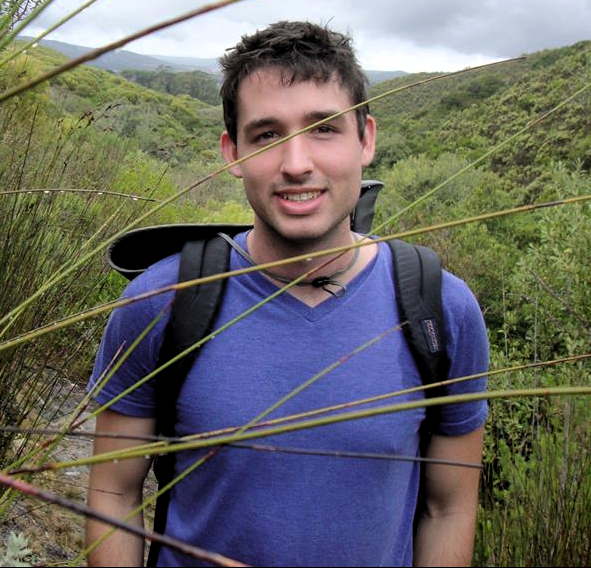
#> input picture oldoldold/me.png, 591 x 568 px
$ python scale.py   (Python 2 division)   (older library calls are emulated)
#> lines starting #> are read from the running program, lines starting #| are printed output that depends on the picture
from PIL import Image
import os

size = 256,256

me = Image.open('./me.png')
#> me is the input picture: PIL image 591x568 RGB; mean R, G, B 104.1, 103.1, 99.2
me.thumbnail(size, Image.ANTIALIAS)
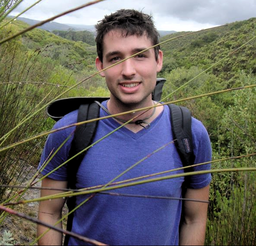
#> me: PIL image 256x246 RGB; mean R, G, B 104.2, 103.1, 99.2
me.save('./mini_wheeee.png')
print "done"
